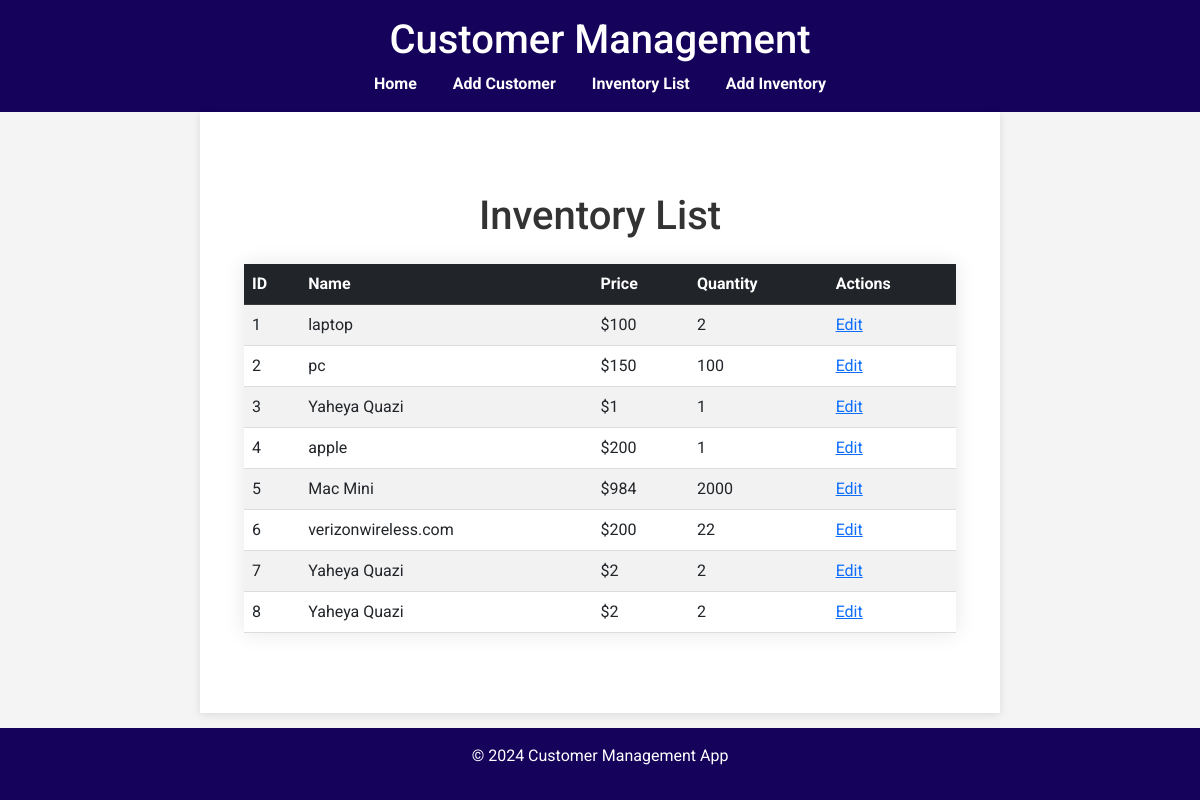
The page /inventory on the database as committed earlier.
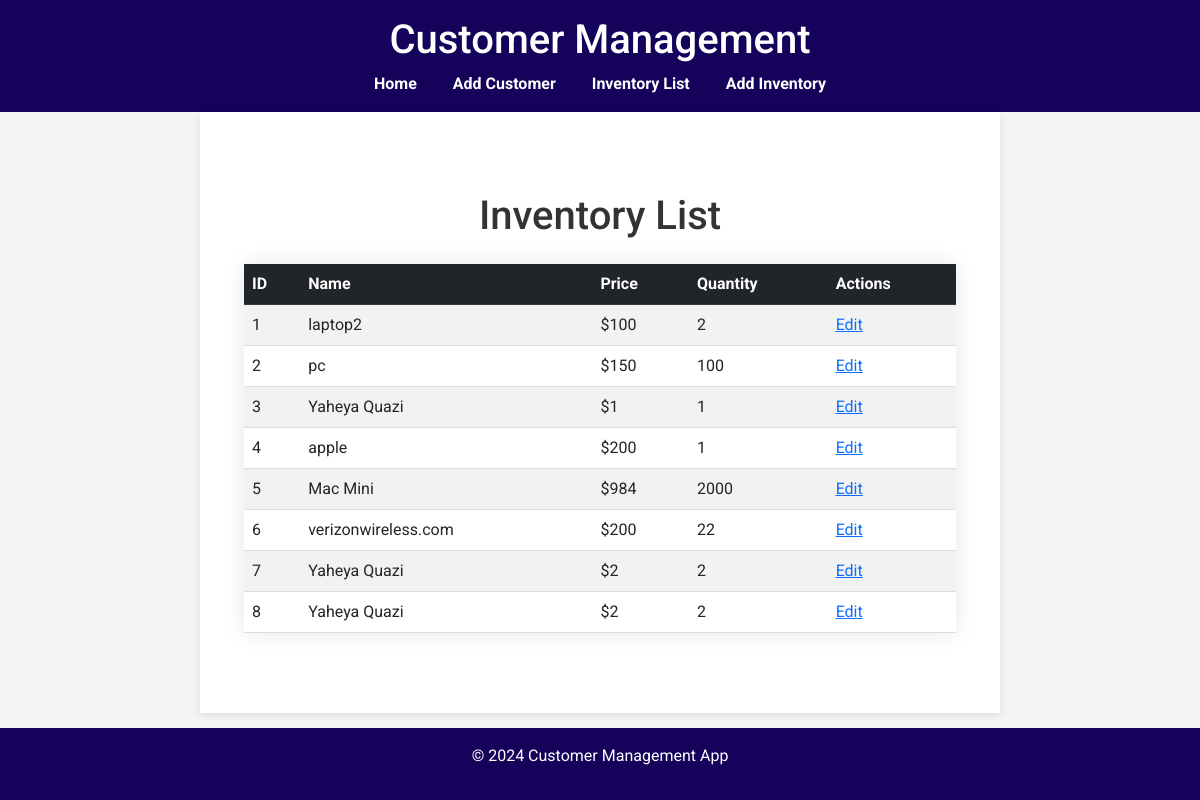
The same page on the database as committed later.
### setup_db.py (models this page shows)
class Inventory(db.Model):
    id = db.Column(db.Integer, primary_key=True)
    name = db.Column(db.String(100), nullable=False)
    price = db.Column(db.String(100), nullable=False)
    quantity = db.Column(db.Integer, nullable=True)

### app.py (the view)
@app.route('/inventory')
def inventory():
    inventory_items = Inventory.query.all()
    return render_template('inventory.html', inventory_items=inventory_items)

### templates/inventory.html (shortened to what this page needs)
{% extends 'base.html' %}
{% block content %}
<body>
    <div class="container my-5">
        <h1 class="text-center mb-4">Inventory List</h1>
        <table class="table table-striped table-hover">
            <thead class="table-dark">
                <tr>
                    <th>ID</th>
                    <th>Name</th>
                    <th>Price</th>
                    <th>Quantity</th>
                    <th>Actions</th>
                </tr>
            </thead>
            <tbody>
                {% for inventory in inventory_items %}
                <tr>
                    <td>{{ inventory.id }}</td>
                    <td>{{ inventory.name }}</td>
                    <td>${{ inventory.price }}</td>
                    <td>{{ inventory.quantity }}</td>
                        <td>
                            <a href="{{ url_for('update_inventory', inventory_id=inventory.id) }}">Edit</a>
                        </td>
                </tr>
                {% endfor %}
            </tbody>
        </table>
    </div>
</body>
</html>
{% endblock %}

### templates/base.html (shortened to what this page needs)
<!DOCTYPE html>
<html lang="en">
<head>
    <link href="https://cdn.jsdelivr.net/npm/bootstrap@5.3.0/dist/css/bootstrap.min.css" rel="stylesheet">
</head>
<body>
    <header>
        <h1>Customer Management</h1>
        <nav>
            <a href="{{ url_for('homepage') }}">Home</a>
            <a href="{{ url_for('create_customer') }}">Add Customer</a>
            <a href="{{ url_for('inventory')}}">Inventory List</a>
            <a href="{{ url_for('create_inventory')}}">Add Inventory</a>
        </nav>
    </header>
    <main>
        {% block content %}{% endblock %}
    <footer>
        <p>&copy; 2024 Customer Management App</p>
    </footer>
</body>
</html>

### templates/base.html (style rules this page uses)
body { font-family: 'Roboto', sans-serif; margin: 0; padding: 0; background-color: #f4f4f4; color: #333; }
header { background-color: #14025b; color: white; padding: 1rem; text-align: center; }
nav a { color: white; margin: 0 1rem; text-decoration: none; font-weight: bold; }
main { padding: 2rem; max-width: 800px; margin: auto; background: white; box-shadow: 0 2px 8px rgba(0, 0, 0, 0.1); }
footer { background-color: #14025b; color: white; text-align: center; padding: 1rem; position: fixed; width: 100%; bottom: 0; }
table { width: 80%; margin: 0 auto; border-collapse: collapse; box-shadow: 0 0 20px rgba(0, 0, 0, 0.1); }
th, td { padding: 15px; text-align: left; }
thead { background-color: #009879; color: #ffffff; }
tbody tr:nth-child(even) { background-color: #f3f3f3; }
tbody tr:nth-child(odd) { background-color: #e6e6e6; }
th { background-color: #009879; color: white; }
td { border-bottom: 1px solid #dddddd; }

Rows that differ between the two databases and show on the page:
changed Inventory id 1: name "laptop" → "laptop2"
